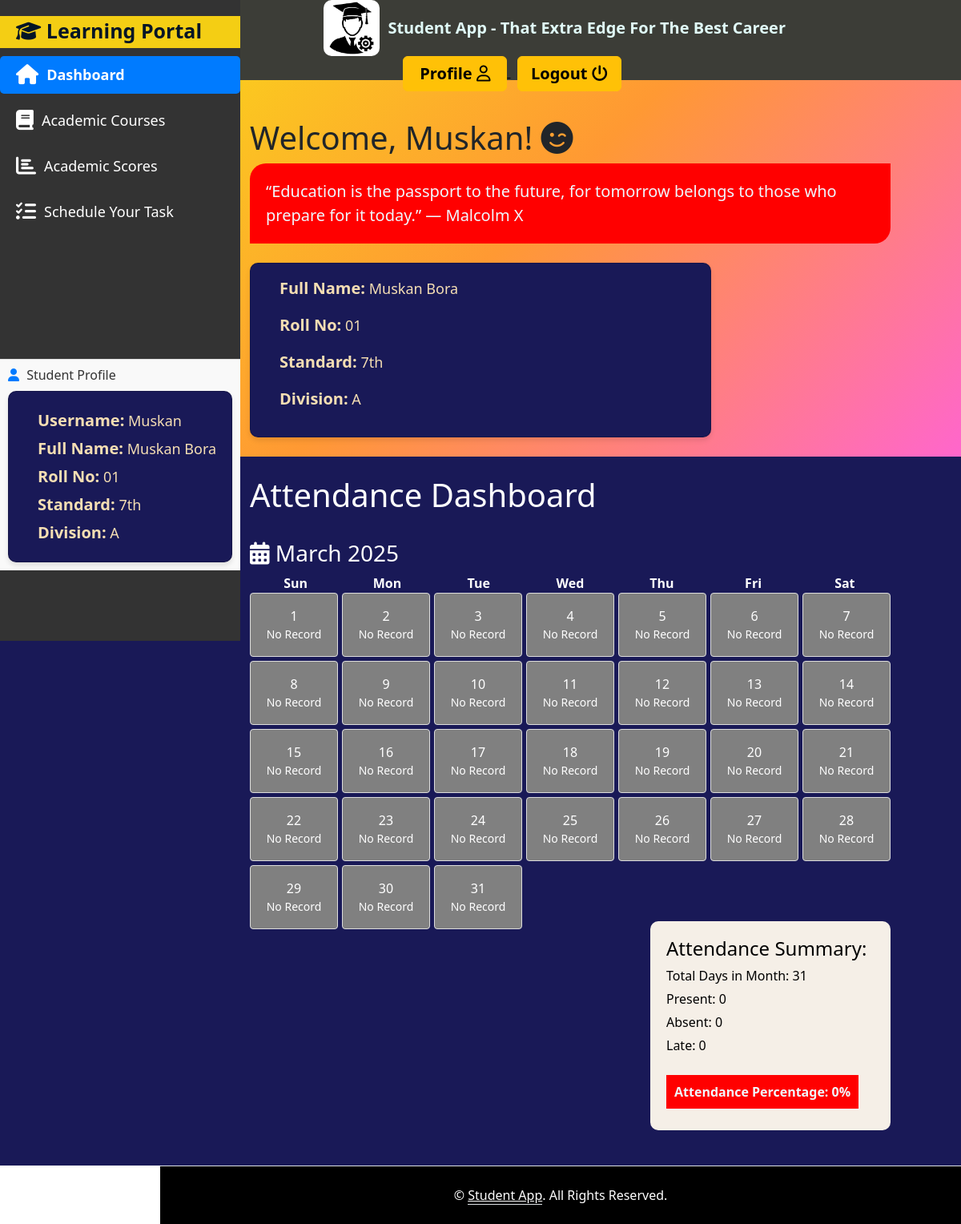
/student/dashboard/ (signed in), run on the app's committed database.
### users/models.py (models this page shows, shortened)
class Profile(models.Model):
    user = models.OneToOneField(User, on_delete=models.CASCADE)
    full_name = models.CharField(max_length=255, default="Full Name")
    roll_no = models.CharField(max_length=50, default="Roll No")
    std = models.CharField(max_length=20, default="std")
    division = models.CharField(max_length=10, default="A")
    image = models.ImageField(default='profilepic.png', upload_to='profile_pictures')

### student/views.py (the view)
# urls.py: path('dashboard/', views.dashboard_view, name='dashboard'),
def dashboard_view(request):
    profile = None
    if request.user.is_authenticated:
        profile = Profile.objects.filter(user=request.user).first()
    if request.user.is_authenticated:
        try:
            profile = Profile.objects.get(user=request.user)
        except Profile.DoesNotExist:
            profile = None  # Handle if profile doesn't exist
    else:
        profile = None
    student = request.user if request.user.is_authenticated else None
    today = date.today()
    year, month = today.year, today.month
    attendance_records = Attendance.objects.filter(
        student=student,
        date__year=year,
        date__month=month
    ) if student else []
    attendance_dict = {record.date: record.status for record in attendance_records}
    total_days = calendar.monthrange(year, month)[1]  # Total days in the month
    present_count = sum(1 for record in attendance_records if record.status == 'Present')
    absent_count = sum(1 for record in attendance_records if record.status == 'Absent')
    late_count = sum(1 for record in attendance_records if record.status == 'Late')
    total_records = present_count + absent_count + late_count
    if total_records > 0:
        attendance_percentage = (present_count / total_records) * 100
    else:
        attendance_percentage = 0
    cal = calendar.Calendar()
    days = cal.itermonthdays4(year, month)  # Returns (year, month, day, weekday)
    calendar_days = []
    for y, m, d, wd in days:
        if m == month:  # Include only the current month's days
            date_obj = date(y, m, d)
            status = attendance_dict.get(date_obj, 'No Record')
            calendar_days.append({
                'date': date_obj,
                'day': d,
                'weekday': calendar.day_name[wd],
                'status': status,
            })
    context = {
        'profile': profile,
        'welcome_message': f"Welcome, {request.user.username}!" if request.user.is_authenticated else "Welcome, Guest!",
        'calendar_days': calendar_days,
        'month': today.strftime('%B %Y'),
        'present_count': present_count,
        'absent_count': absent_count,
        'late_count': late_count,
        'total_days': total_days,
        'attendance_percentage': round(attendance_percentage, 2),
    }
    return render(request, 'student_app/dashboard.html', context)

### student/Templates/student_app/dashboard.html (shortened to what this page needs)
{% extends 'student_app/base.html' %}
{% load static %}
{% block content %}
    <div class="dashboard">
        <div class="container">
            <br><br>
            <h1>
                {{ welcome_message }}
                <i class="fa-solid fa-face-smile-wink"></i>
            </h1>
            <p class="quote-dashboard">
                “Education is the passport to the future, for tomorrow belongs to those who prepare for it today.” — Malcolm X
            </p>
            {% if user.is_authenticated %}
                {% if profile %}
                    <div class="card mt-4">
                        <div class="card-body">
                            <p><strong>Full Name:</strong> {{ profile.full_name }}</p>
                            <p><strong>Roll No:</strong> {{ profile.roll_no }}</p>
                            <p><strong>Standard:</strong> {{ profile.std }}</p>
                            <p><strong>Division:</strong> {{ profile.division }}</p>
                        </div>
                    </div>
                    <br>
                {% else %}
                    <div class="alert alert-warning mt-4">
                        <p>No profile details available. Please update your profile!</p>
                    </div>
                {% endif %}
            {% else %}
                <div class="alert alert-danger mt-4">
                    <p>You need to <a href="{% url 'users:register' %}">Sign Up</a> to view your profile details.</p>
                </div><br>
            {% endif %}
        </div>
    </div>
    <div class="calendar-dashboard">
        <br>
        <div class="container">
            <h1>Attendance Dashboard</h1><br>
            {% if user.is_authenticated %}
                <h3><i class="fa-solid fa-calendar-days"></i> {{ month }}</h3>
                <div class="calendar">
                    <div class="calendar-header">
                        <span>Sun</span><span>Mon</span><span>Tue</span><span>Wed</span><span>Thu</span><span>Fri</span><span>Sat</span>
                    </div>
                    <div class="calendar-body">
                        {% for day in calendar_days %}
                            <div class="day
                                {% if day.status == 'Present' %}present
                                {% elif day.status == 'Absent' %}absent
                                {% elif day.status == 'Late' %}late
                                {% else %}no-record
                                {% endif %}">
                                {% if day.day != 0 %}
                                    <span>{{ day.day }}</span>
                                    <small>{{ day.status }}</small>
                                {% endif %}
                            </div>
                        {% endfor %}
                    </div>
                </div>
                <div class="attendance-summary">
                    <h4>Attendance Summary:</h4>
                    <ul>
                        <li>Total Days in Month: {{ total_days }}</li>
                        <li>Present: {{ present_count }}</li>
                        <li>Absent: {{ absent_count }}</li>
                        <li>Late: {{ late_count }}</li><br>
                        <li><strong>Attendance Percentage: {{ attendance_percentage }}%</strong></li>
                    </ul>
                </div>
                <br>
            {% else %}
                <div class="alert alert-danger">
                    <p>You need to <a href="{% url 'users:register' %}">Sign Up</a> to view your attendance records.</p>
                </div><br>
            {% endif %}
        </div>
    </div>
{% endblock %}

### student/Templates/student_app/base.html (shortened to what this page needs)
{% load static %}
<!DOCTYPE html>
<html lang="en">
<head>
    <link href="https://cdn.jsdelivr.net/npm/bootstrap@5.3.3/dist/css/bootstrap.min.css" rel="stylesheet">
    <link rel="stylesheet" href="https://cdnjs.cloudflare.com/ajax/libs/font-awesome/6.5.2/css/all.min.css"/>
</head>
<body>
    <nav class="nav navbar-dark">
        <div>
            <a href="{% url 'index' %}" class="navbar-brand offset-md-8">
                <img src="{% static 'logo/logo1.png' %}" alt="Logo">
                <strong>Student App - That Extra Edge For The Best Career</strong>
            </a>
        </div>
        <div class="offset-md-5">
            {% if user.is_superuser %}
                <a href="{% url 'users:profile' %}" style="color:black">
                    <button class="btn btn-warning button-signup" style="width:130px; font-size: 20px;">
                        <b>Profile</b>
                        <i class="fa-regular fa-user"></i>
                    </button>
                </a>&nbsp
                <a href="{% url 'users:logout' %}" style="color:black">
                    <button class="btn btn-warning button-signup" style="width:130px; font-size: 20px;">
                        <b>Logout</b>
                        <i class="fa-solid fa-power-off"></i>
                    </button>
                </a>
            {% endif %}
        </div>
    </nav>
    <div class="sidebar">
        <div class="sidebar-header">
            <span class="header">
                <i class="fa-solid fa-graduation-cap"></i>
                <b>Learning Portal</b>
            </span>
        </div>
        <ul>
            <li  class="{% if request.path == '/student/dashboard/' %}active{% endif %}">
                <a href="{% url 'dashboard' %}"><i class="fas fa-home"></i> Dashboard</a>
            </li>
            <li class="{% if request.path == '/student/courses_list/' %}active{% endif %}">
                <a href="{% url 'courses_list' %}"><i class="fas fa-book"></i> Academic Courses</a>
            </li>
            <li class="{% if request.path == '/student/scores/' %}active{% endif %}">
                <a href="{% url 'academic_scores' %}"><i class="fas fa-chart-bar"></i> Academic Scores</a>
            </li>
            <li class="{% if request.path == '/student/tasks/' %}active{% endif %}">
                <a href="{% url 'task_list' %}"><i class="fas fa-tasks"></i> Schedule Your Task</a>
            </li>
        </ul>
        {% if user.is_authenticated %}
        <div class="student-details">
            <h4><i class="fas fa-user"></i> Student Profile</h4>
            <div class="card">
                <div class="card-body">
                    <p><strong>Username:</strong> {{ profile.user.username }}</p>
                    <p><strong>Full Name:</strong> {{ profile.full_name }}</p>
                    <p><strong>Roll No:</strong> {{ profile.roll_no }}</p>
                    <p><strong>Standard:</strong> {{ profile.std }}</p>
                    <p><strong>Division:</strong> {{ profile.division }}</p>
                </div>
            </div>
        </div>
        {% endif %}
    </div>
    <div>
        {% block content %}
        {% endblock %}
    </div>
    <footer class="offset-md-2">
        <div class="container-fluid text-white text-center border-top py-4" style="background-color: black;">
            <p class="m-0">&copy; <a class="text-white border-bottom" href="#">Student App</a>. All Rights Reserved. </p>
        </div>
    </footer>
</body>
</html>

### student/Templates/student_app/base.html (style rules this page uses)
.navbar-dark { background-color: #3C3D37; height: 100px; display: flex; align-items: center; padding: 0 20px; }
.navbar-brand { display: flex; align-items: center; text-decoration: none; }
.navbar-brand img { height: 70px; border-radius: 10px; }
.navbar-brand strong { color: rgb(224, 250, 247); font-size: 20px; margin-left: 10px; }
.sidebar { width: 300px; height: 100vh; background-color: #333; color: #fff; position: fixed; top: 0; left: 0; display: flex; flex-direction: column; padding-top: 20px; }
.sidebar ul { list-style-type: none; margin: 0; padding: 0; }
.sidebar ul li { margin: 10px 0; }
.sidebar ul li a { color: #fff; text-decoration: none; display: flex; align-items: center; padding: 10px 20px; transition: background-color 0.3s ease; font-size: 18px; }
.sidebar ul li a i { margin-right: 10px; font-size: 25px; }
.sidebar ul li.active a { background-color: #007bff; color: #ffffff; font-weight: bold; border-radius: 5px; }
.sidebar ul li.active a i { color: #ffffff; }
.sidebar-header { background-color: #F4CE14; height: 40px; font-size: 25px; color: #021526; }
.header { padding:20px; }
.student-details { margin-top: 150px; padding: 10px; background-color: #f9f9f9; border-top: 1px solid #ddd; font-size: 14px; }
.student-details h4 { font-size: 16px; color: #333; margin-bottom: 10px; }
.student-details p { margin: 5px 0; }
.student-details i { color: #007bff; margin-right: 5px; }

### student/Templates/student_app/dashboard.html (style rules this page uses)
.dashboard { background: linear-gradient(135deg, rgb(249, 226, 21), rgb(255, 153, 51), rgb(255, 102, 204)); }
.container { width: 600px; }
.quote-dashboard { background-color: red; padding: 20px; border-radius: 20px 0px; color: aliceblue; font-size: 20px; width: 800px; }
.card { border-radius: 10px; box-shadow: 0 4px 6px rgba(0, 0, 0, 0.1); background-color: rgb(25, 25, 87); color: wheat; }
.card-body { margin-left: 20px; }
.card-body strong { font-size: 20px; }
.card-body p { font-size: 18px; }
.calendar-dashboard { background-color: rgb(25, 25, 87); color: white; }
.calendar { display: flex; flex-direction: column; width: 800px; }
.calendar-header { display: grid; grid-template-columns: repeat(7, 1fr); font-weight: bold; text-align: center; }
.calendar-body { display: grid; grid-template-columns: repeat(7, 1fr); gap: 5px; }
.day { border: 1px solid #ddd; padding: 10px; text-align: center; border-radius: 4px; min-height: 80px; display: flex; flex-direction: column; justify-content: center; }
.no-record { background-color: grey; color: white; }
.attendance-summary { margin-bottom: 20px; margin-left: 500px; width: 300px; margin-top: -10px; padding: 20px; background-color: #F5EFE7; color: black; border-radius: 10px; }
.attendance-summary ul { list-style-type: none; padding: 0; }
.attendance-summary li { margin: 5px 0; }
.attendance-summary strong { background-color: red; color: aliceblue; padding: 10px; }

### data on the page
Profile: user.username "Muskan", full_name "Muskan Bora", roll_no "01", std "7th", division "A"

### other printed values
{{ welcome_message }} "Welcome, Muskan!"
{{ month }} "March 2025"
{{ day.day }} "1" "2" "3" "4" "5" "6" "7" "8" "9" "10" "11" "12" "13" "14" "15" "16" "17" "18" "19" "20" "21" "22" "23" "24" "25" "26" "27" "28" "29" "30" "31"
{{ day.status }} "No Record" "No Record" "No Record" "No Record" "No Record" "No Record" "No Record" "No Record" "No Record" "No Record" "No Record" "No Record" "No Record" "No Record" "No Record" "No Record" "No Record" "No Record" "No Record" "No Record" "No Record" "No Record" "No Record" "No Record" "No Record" "No Record" "No Record" "No Record" "No Record" "No Record" "No Record"
{{ total_days }} "31"
{{ present_count }} "0"
{{ absent_count }} "0"
{{ late_count }} "0"
{{ attendance_percentage }} "0"
